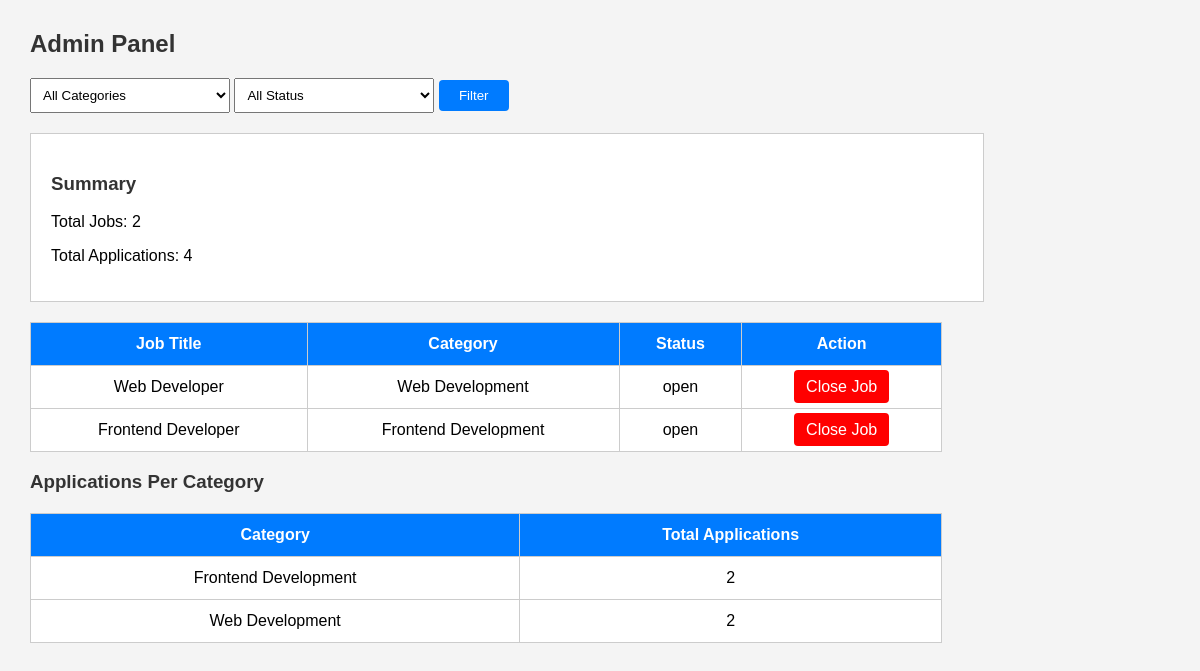
The app's page /views/adminPanel.php with its own data.
### tables this page shows
CREATE TABLE `jobs` (
  `id` int(11) NOT NULL,
  `employer_id` int(11) DEFAULT NULL,
  `title` varchar(100) DEFAULT NULL,
  `category` varchar(100) DEFAULT NULL,
  `status` varchar(50) DEFAULT 'open'
);

### models/AdminPanelModel.php (called while the page is built, shortened)
<?php
require_once 'db.php';
function getAllJobsAdmin($category = '', $status = '')
{
    global $conn;
    if ($category !== '' && $status !== '') {
        $stmt = mysqli_prepare($conn, "SELECT * FROM jobs WHERE category = ? AND status = ?");
        mysqli_stmt_bind_param($stmt, "ss", $category, $status);
    } elseif ($category !== '') {
        $stmt = mysqli_prepare($conn, "SELECT * FROM jobs WHERE category = ?");
        mysqli_stmt_bind_param($stmt, "s", $category);
    } elseif ($status !== '') {
        $stmt = mysqli_prepare($conn, "SELECT * FROM jobs WHERE status = ?");
        mysqli_stmt_bind_param($stmt, "s", $status);
    } else {
        $stmt = mysqli_prepare($conn, "SELECT * FROM jobs");
    }
    mysqli_stmt_execute($stmt);
    $result = mysqli_stmt_get_result($stmt);
    return $result;
}
function getTotalJobs()
{
    global $conn;
    $stmt = mysqli_prepare($conn, "SELECT COUNT(*) as total FROM jobs");
    mysqli_stmt_execute($stmt);
    $result = mysqli_stmt_get_result($stmt);
    $row = mysqli_fetch_assoc($result);
    return $row['total'];
}
function getTotalApplications()
{
    global $conn;
    $stmt = mysqli_prepare($conn, "SELECT COUNT(*) as total FROM applications");
    mysqli_stmt_execute($stmt);
    $result = mysqli_stmt_get_result($stmt);
    $row = mysqli_fetch_assoc($result);
    return $row['total'];
}
function getApplicationsPerCategory()
{
    global $conn;
    $query = "SELECT jobs.category,
                     COUNT(applications.id) as total
              FROM jobs
              LEFT JOIN applications
              ON jobs.id = applications.job_id
              GROUP BY jobs.category";
    $stmt = mysqli_prepare($conn, $query);
    mysqli_stmt_execute($stmt);
    $result = mysqli_stmt_get_result($stmt);
    return $result;
}
?>

### views/adminPanel.php (the view, shortened to what this page needs)
<?php
require_once '../models/AdminPanelModel.php';
$categoryFilter = '';
$statusFilter = '';
$jobs = getAllJobsAdmin($categoryFilter, $statusFilter);
$totalJobs = getTotalJobs();
$totalApplications = getTotalApplications();
$categoryData = getApplicationsPerCategory();
?>
<!DOCTYPE html>
<html>
<head>
</head>
<body>
    <h2>Admin Panel</h2>
    <div class="filter-box">
        <form method="GET">
            <select name="category">
                <option value=""
                    <?php if($categoryFilter == '') echo 'selected'; ?>>
                    All Categories
                </option>
            </select>
            <select name="status">
                <option value=""
                    <?php if($statusFilter == '') echo 'selected'; ?>>
                    All Status
                </option>
            </select>
            <button type="submit" name="filter">
                Filter
            </button>
        </form>
    </div>
    <div class="summary-box">
        <h3>Summary</h3>
        <p>
            Total Jobs:
            <?php echo $totalJobs; ?>
        </p>
        <p>
            Total Applications:
            <?php echo $totalApplications; ?>
        </p>
    </div>
    <table>
        <tr>
            <th>Job Title</th>
            <th>Category</th>
            <th>Status</th>
            <th>Action</th>
        </tr>
        <?php while($row = mysqli_fetch_assoc($jobs)) { ?>
            <tr>
                <td>
                    <?php echo $row['title']; ?>
                </td>
                <td>
                    <?php echo $row['category']; ?>
                </td>
                <td>
                    <?php echo $row['status']; ?>
                </td>
                <td>
                    <a class="btn"
                    href="../controllers/closeJob.php?id=<?php echo $row['id']; ?>">
                        Close Job
                    </a>
                </td>
            </tr>
        <?php } ?>
    </table>
    <h3>Applications Per Category</h3>
    <table>
        <tr>
            <th>Category</th>
            <th>Total Applications</th>
        </tr>
        <?php while($category = mysqli_fetch_assoc($categoryData)) { ?>
            <tr>
                <td>
                    <?php echo $category['category']; ?>
                </td>
                <td>
                    <?php echo $category['total']; ?>
                </td>
            </tr>
        <?php } ?>
    </table>
</body>
</html>

### views/adminPanel.php (style rules this page uses)
body { font-family: Arial, sans-serif; background-color: #f4f4f4; margin: 30px; }
h2 { color: #333; }
h3 { color: #333; }
table { border-collapse: collapse; width: 80%; background-color: white; margin-top: 20px; }
th { background-color: #007bff; color: white; }
th, td { border: 1px solid #ccc; padding: 12px; text-align: center; }
.summary-box { width: 80%; background-color: white; padding: 20px; border: 1px solid #ccc; margin-bottom: 20px; }
.btn { background-color: red; color: white; padding: 8px 12px; text-decoration: none; border-radius: 4px; }
.filter-box { margin-bottom: 20px; }
select { padding: 8px; width: 200px; }
button { padding: 8px 20px; background-color: #007bff; color: white; border: none; border-radius: 4px; cursor: pointer; }

### records on screen
jobs: title "Web Developer", category "Web Development", status "open"
jobs: title "Frontend Developer", category "Frontend Development", status "open"

### other values on screen
$totalJobs "2"
$totalApplications "4"
$category['category'] "Frontend Development"
$category['total'] "2"
$category['category'] "Web Development"
